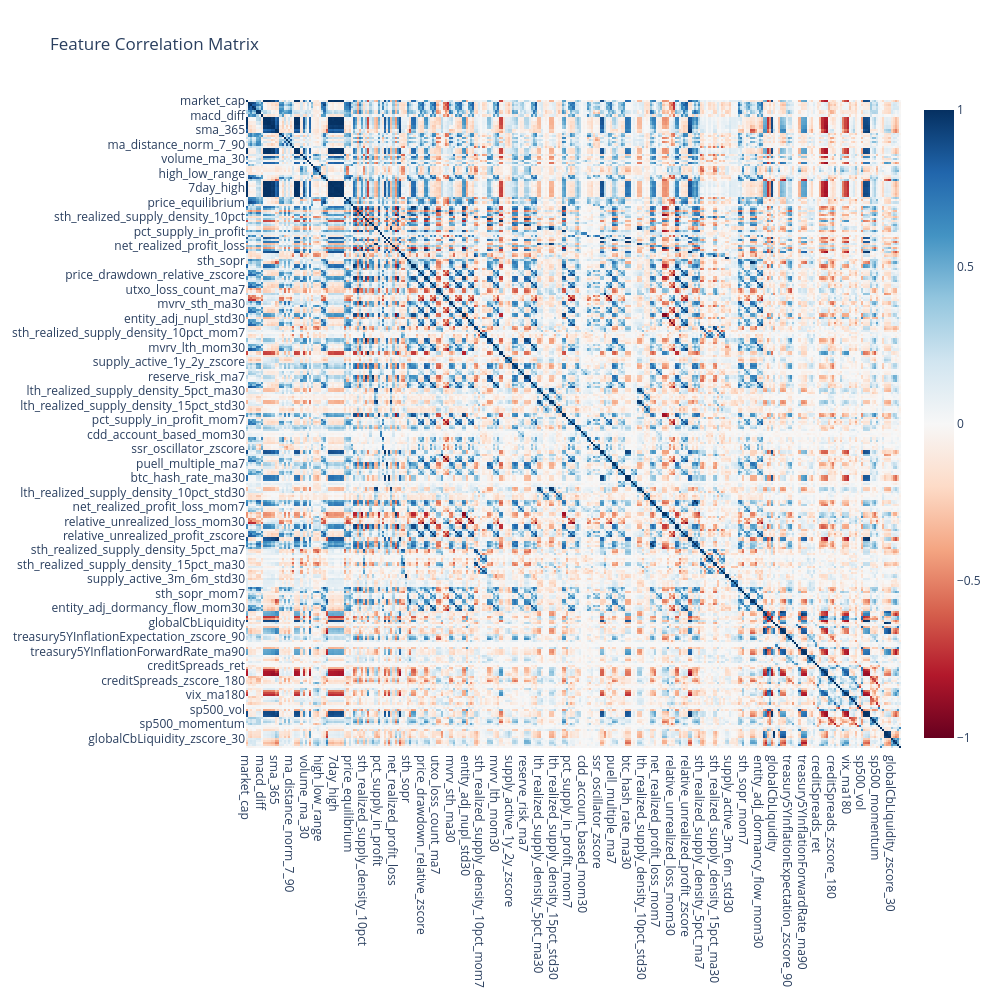

Notebook code for this chart:
### Code cell
# Load data and generate features as usual
model = RegimeSwitchModel('bitcoin', strategy='long-only', train_pct=0.8, confidence_threshold=0.9)
data = model.load_data()
features = model.generate_all_features()

### Figure 1 — Plotly figure (JSON) as saved in the notebook; plotly's stock layout.template omitted (floating-point values rounded to 4 significant figures; data arrays with more than 128 entries replaced by an {"elided": "..."} marker saying what was removed)
{"data": [{"colorscale": [[0, "rgb(103,0,31)"], [0.1, "rgb(178,24,43)"], [0.2, "rgb(214,96,77)"], [0.3, "rgb(244,165,130)"], [0.4, "rgb(253,219,199)"], [0.5, "rgb(247,247,247)"], [0.6, "rgb(209,229,240)"], [0.7, "rgb(146,197,222)"], [0.8, "rgb(67,147,195)"], [0.9, "rgb(33,102,172)"], [1, "rgb(5,48,97)"]], "hoverongaps": false, "text": {"elided": "313x313 float values"}, "type": "heatmap", "x": {"elided": "313 str values"}, "y": {"elided": "313 str values"}, "z": {"elided": "313x313 float values"}, "zmid": 0}], "layout": {"height": 1000, "title": {"text": "Feature Correlation Matrix"}, "width": 1000, "xaxis": {"showgrid": false}, "yaxis": {"autorange": "reversed", "showgrid": false}}}
